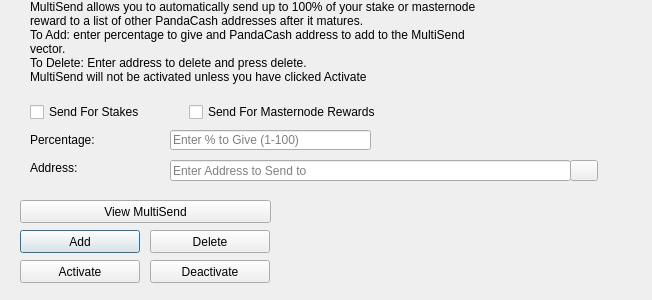
<?xml version="1.0" encoding="UTF-8"?>
<ui version="4.0">
 <class>MultiSendDialog</class>
 <widget class="QDialog" name="MultiSendDialog">
  <property name="windowModality">
   <enum>Qt::NonModal</enum>
  </property>
  <property name="geometry">
   <rect>
    <x>0</x>
    <y>0</y>
    <width>652</width>
    <height>300</height>
   </rect>
  </property>
  <property name="windowTitle">
   <string>MultiSend</string>
  </property>
  <widget class="QLineEdit" name="multiSendPercentEdit">
   <property name="geometry">
    <rect>
     <x>170</x>
     <y>130</y>
     <width>201</width>
     <height>20</height>
    </rect>
   </property>
   <property name="toolTip">
    <string>Enter whole numbers 1 - 100</string>
   </property>
   <property name="placeholderText">
    <string>Enter % to Give (1-100)</string>
   </property>
  </widget>
  <widget class="QLineEdit" name="multiSendAddressEdit">
   <property name="geometry">
    <rect>
     <x>170</x>
     <y>160</y>
     <width>401</width>
     <height>21</height>
    </rect>
   </property>
   <property name="toolTip">
    <string/>
   </property>
   <property name="placeholderText">
    <string>Enter Address to Send to</string>
   </property>
  </widget>
  <widget class="QLabel" name="label_2">
   <property name="geometry">
    <rect>
     <x>30</x>
     <y>0</y>
     <width>451</width>
     <height>121</height>
    </rect>
   </property>
   <property name="lineWidth">
    <number>1</number>
   </property>
   <property name="text">
    <string>MultiSend allows you to automatically send up to 100% of your stake or masternode reward to a list of other PandaCash addresses after it matures.
To Add: enter percentage to give and PandaCash address to add to the MultiSend vector.
To Delete: Enter address to delete and press delete.
MultiSend will not be activated unless you have clicked Activate</string>
   </property>
   <property name="alignment">
    <set>Qt::AlignLeading|Qt::AlignLeft|Qt::AlignTop</set>
   </property>
   <property name="wordWrap">
    <bool>true</bool>
   </property>
  </widget>
  <widget class="QLabel" name="message">
   <property name="geometry">
    <rect>
     <x>290</x>
     <y>200</y>
     <width>351</width>
     <height>91</height>
    </rect>
   </property>
   <property name="text">
    <string/>
   </property>
  </widget>
  <widget class="QPushButton" name="addButton">
   <property name="geometry">
    <rect>
     <x>20</x>
     <y>230</y>
     <width>120</width>
     <height>23</height>
    </rect>
   </property>
   <property name="toolTip">
    <string/>
   </property>
   <property name="statusTip">
    <string>Add to MultiSend Vector</string>
   </property>
   <property name="text">
    <string>Add</string>
   </property>
  </widget>
  <widget class="QPushButton" name="disableButton">
   <property name="geometry">
    <rect>
     <x>150</x>
     <y>260</y>
     <width>120</width>
     <height>23</height>
    </rect>
   </property>
   <property name="statusTip">
    <string>Deactivate MultiSend</string>
   </property>
   <property name="text">
    <string>Deactivate</string>
   </property>
  </widget>
  <widget class="QPushButton" name="addressBookButton">
   <property name="geometry">
    <rect>
     <x>570</x>
     <y>160</y>
     <width>28</width>
     <height>21</height>
    </rect>
   </property>
   <property name="toolTip">
    <string>Choose an address from the address book</string>
   </property>
   <property name="text">
    <string/>
   </property>
   <property name="icon">
    <iconset resource="../pandacash.qrc">
     <normaloff>:/icons/address-book</normaloff>:/icons/address-book</iconset>
   </property>
   <property name="shortcut">
    <string>Alt+A</string>
   </property>
   <property name="autoDefault">
    <bool>false</bool>
   </property>
  </widget>
  <widget class="QLabel" name="label">
   <property name="geometry">
    <rect>
     <x>30</x>
     <y>130</y>
     <width>121</width>
     <height>20</height>
    </rect>
   </property>
   <property name="toolTip">
    <string>Percentage of stake to send</string>
   </property>
   <property name="text">
    <string>Percentage:</string>
   </property>
  </widget>
  <widget class="QLabel" name="label_5">
   <property name="geometry">
    <rect>
     <x>30</x>
     <y>160</y>
     <width>111</width>
     <height>16</height>
    </rect>
   </property>
   <property name="toolTip">
    <string>Address to send portion of stake to</string>
   </property>
   <property name="text">
    <string>Address:</string>
   </property>
  </widget>
  <widget class="QPushButton" name="deleteButton">
   <property name="geometry">
    <rect>
     <x>150</x>
     <y>230</y>
     <width>120</width>
     <height>23</height>
    </rect>
   </property>
   <property name="toolTip">
    <string/>
   </property>
   <property name="statusTip">
    <string>Delete Address From MultiSend Vector</string>
   </property>
   <property name="text">
    <string>Delete</string>
   </property>
  </widget>
  <widget class="QPushButton" name="activateButton">
   <property name="geometry">
    <rect>
     <x>20</x>
     <y>260</y>
     <width>120</width>
     <height>23</height>
    </rect>
   </property>
   <property name="statusTip">
    <string>Activate MultiSend</string>
   </property>
   <property name="text">
    <string>Activate</string>
   </property>
  </widget>
  <widget class="QPushButton" name="viewButton">
   <property name="geometry">
    <rect>
     <x>20</x>
     <y>200</y>
     <width>251</width>
     <height>23</height>
    </rect>
   </property>
   <property name="toolTip">
    <string/>
   </property>
   <property name="statusTip">
    <string>View MultiSend Vector</string>
   </property>
   <property name="text">
    <string>View MultiSend</string>
   </property>
  </widget>
  <widget class="QWidget" name="horizontalLayoutWidget">
   <property name="geometry">
    <rect>
     <x>30</x>
     <y>100</y>
     <width>351</width>
     <height>24</height>
    </rect>
   </property>
   <layout class="QHBoxLayout" name="horizontalLayout">
    <item>
     <widget class="QCheckBox" name="multiSendStakeCheckBox">
      <property name="text">
       <string>Send For Stakes</string>
      </property>
     </widget>
    </item>
    <item>
     <widget class="QCheckBox" name="multiSendMasternodeCheckBox">
      <property name="text">
       <string>Send For Masternode Rewards</string>
      </property>
     </widget>
    </item>
   </layout>
  </widget>
 </widget>
 <resources>
  <include location="../pandacash.qrc"/>
 </resources>
 <connections/>
</ui>
